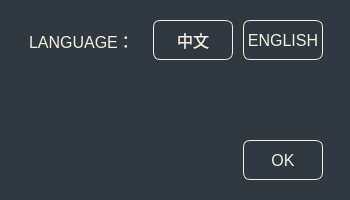
<?xml version="1.0" encoding="UTF-8"?>
<ui version="4.0">
 <class>settingForm</class>
 <widget class="QWidget" name="settingForm">
  <property name="geometry">
   <rect>
    <x>0</x>
    <y>0</y>
    <width>350</width>
    <height>200</height>
   </rect>
  </property>
  <property name="minimumSize">
   <size>
    <width>350</width>
    <height>200</height>
   </size>
  </property>
  <property name="maximumSize">
   <size>
    <width>350</width>
    <height>200</height>
   </size>
  </property>
  <property name="windowTitle">
   <string>Form</string>
  </property>
  <property name="styleSheet">
   <string notr="true">background-color:rgb(48, 56, 65);</string>
  </property>
  <widget class="QLabel" name="label_12">
   <property name="geometry">
    <rect>
     <x>29</x>
     <y>25</y>
     <width>111</width>
     <height>31</height>
    </rect>
   </property>
   <property name="font">
    <font>
     <family>MS Shell Dlg 2</family>
     <pointsize>12</pointsize>
     <weight>50</weight>
     <italic>false</italic>
     <bold>false</bold>
    </font>
   </property>
   <property name="layoutDirection">
    <enum>Qt::LeftToRight</enum>
   </property>
   <property name="styleSheet">
    <string notr="true">font: 12pt &quot;MS Shell Dlg 2&quot;;
color:rgb(242, 242, 222);</string>
   </property>
   <property name="text">
    <string>LANGUAGE：</string>
   </property>
  </widget>
  <widget class="QPushButton" name="btn_sf_english">
   <property name="geometry">
    <rect>
     <x>243</x>
     <y>20</y>
     <width>80</width>
     <height>40</height>
    </rect>
   </property>
   <property name="minimumSize">
    <size>
     <width>80</width>
     <height>40</height>
    </size>
   </property>
   <property name="maximumSize">
    <size>
     <width>80</width>
     <height>40</height>
    </size>
   </property>
   <property name="cursor">
    <cursorShape>PointingHandCursor</cursorShape>
   </property>
   <property name="styleSheet">
    <string notr="true">QPushButton{background-color:qlineargradient(spread:pad, x1:0, y1:0, x2:1, y2:0, stop:0 rgba(188, 181, 0,0), stop:1 rgba(205, 135, 0,0));border:1px solid rgb(242, 242, 222);border-radius:7px;padding:2px 4px;font: 9pt &quot;Microsoft YaHei UI&quot;;font-size:16px;color:rgb(242, 242, 222);}QPushButton:hover{background-color:qlineargradient(spread:pad, x1:0, y1:0, x2:1, y2:0, stop:0 rgba(15, 172, 252,255), stop:1 rgba(22, 190, 235,255));}QPushButton:pressed{background-color:qlineargradient(spread:pad, x1:0, y1:0, x2:1, y2:0, stop:0 rgba(0, 160, 205,125), stop:1 rgba(0, 142, 222,125));color:rgb(202, 202,182);}


</string>
   </property>
   <property name="text">
    <string>ENGLISH</string>
   </property>
  </widget>
  <widget class="QPushButton" name="btn_sf_chinese">
   <property name="geometry">
    <rect>
     <x>153</x>
     <y>20</y>
     <width>80</width>
     <height>40</height>
    </rect>
   </property>
   <property name="minimumSize">
    <size>
     <width>80</width>
     <height>40</height>
    </size>
   </property>
   <property name="maximumSize">
    <size>
     <width>80</width>
     <height>40</height>
    </size>
   </property>
   <property name="cursor">
    <cursorShape>PointingHandCursor</cursorShape>
   </property>
   <property name="styleSheet">
    <string notr="true">QPushButton{background-color:qlineargradient(spread:pad, x1:0, y1:0, x2:1, y2:0, stop:0 rgba(188, 181, 0,0), stop:1 rgba(205, 135, 0,0));border:1px solid rgb(242, 242, 222);border-radius:7px;padding:2px 4px;font: 9pt &quot;Microsoft YaHei UI&quot;;font-size:16px;color:rgb(242, 242, 222);}QPushButton:hover{background-color:qlineargradient(spread:pad, x1:0, y1:0, x2:1, y2:0, stop:0 rgba(15, 172, 252,255), stop:1 rgba(22, 190, 235,255));}QPushButton:pressed{background-color:qlineargradient(spread:pad, x1:0, y1:0, x2:1, y2:0, stop:0 rgba(0, 160, 205,125), stop:1 rgba(0, 142, 222,125));color:rgb(202, 202,182);}


</string>
   </property>
   <property name="text">
    <string>中文</string>
   </property>
  </widget>
  <widget class="QPushButton" name="btn_sf_ok">
   <property name="geometry">
    <rect>
     <x>243</x>
     <y>140</y>
     <width>80</width>
     <height>40</height>
    </rect>
   </property>
   <property name="minimumSize">
    <size>
     <width>80</width>
     <height>40</height>
    </size>
   </property>
   <property name="maximumSize">
    <size>
     <width>80</width>
     <height>40</height>
    </size>
   </property>
   <property name="cursor">
    <cursorShape>PointingHandCursor</cursorShape>
   </property>
   <property name="styleSheet">
    <string notr="true">QPushButton{background-color:qlineargradient(spread:pad, x1:0, y1:0, x2:1, y2:0, stop:0 rgba(188, 181, 0,0), stop:1 rgba(205, 135, 0,0));border:1px solid rgb(242, 242, 222);border-radius:7px;padding:2px 4px;font: 9pt &quot;Microsoft YaHei UI&quot;;font-size:16px;color:rgb(242, 242, 222);}QPushButton:hover{background-color:qlineargradient(spread:pad, x1:0, y1:0, x2:1, y2:0, stop:0 rgba(15, 172, 252,255), stop:1 rgba(22, 190, 235,255));}QPushButton:pressed{background-color:qlineargradient(spread:pad, x1:0, y1:0, x2:1, y2:0, stop:0 rgba(0, 160, 205,125), stop:1 rgba(0, 142, 222,125));color:rgb(202, 202,182);}


</string>
   </property>
   <property name="text">
    <string>OK</string>
   </property>
  </widget>
 </widget>
 <resources/>
 <connections/>
</ui>
